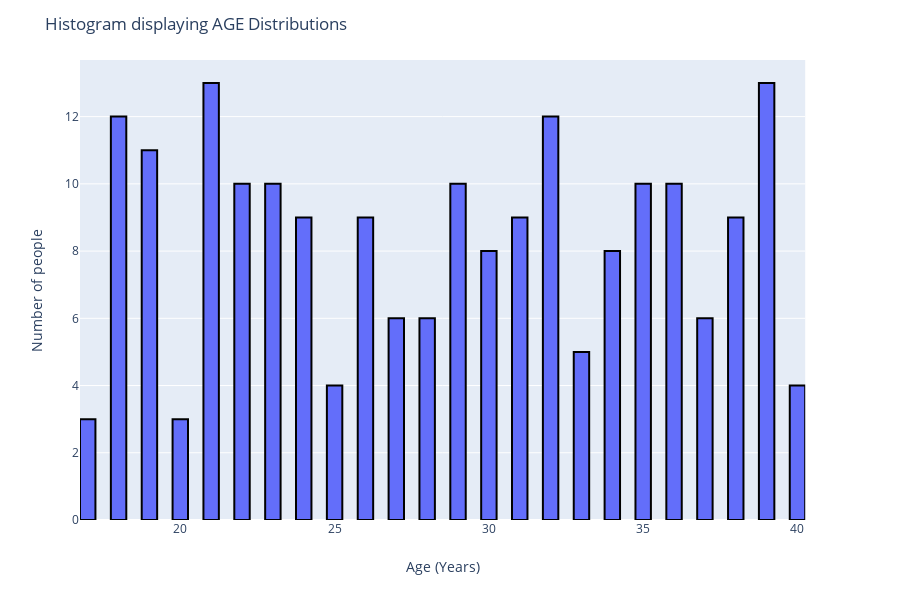

Write notebook code for a chart like this one.
### Markdown cell above
# Variable 2 (Age)

My next variable is age and to complete this section I will specify a range of ages that are between 17 and 40. Similar to variable 1, I have set a set so the numbers would change if the cell was executed on it own. I have also displayed to the screen what the minimum, maximum and median numbers are. 

Once the array is completed I have generated a histogram to display the overall distribution. I have set the nbin size to 50 which created a good amount of white space between the bars. The histogram is interactive and by this I mean that when you place the mouse pointer over one of the bars it will display X which represents the age and count which represents the total number of X that is in the array. For example, the total number of 17's in the array is 13 and the total number of 40's is 6.

### Code cell
''' Generate 200 numbers to represent male(0) and female(1) '''

#np.random.seed(1234567) # Set the random seed so the numbers will stay the same each time the cell is executed
age=np.random.randint(17,41, size=200) # Specify range and set size of array
#print(age) # Print to screen - Testing purpose to check seed worked

# Print the min, max and median age generated from the array
print("The minimum age is :", min(age),"\nThe maximum age is :", max(age),"\nThe median age is  :", np.median(age))

# Create a histogram that is interactive
#fig = go.Figure()
fig = px.histogram(x=age, nbins=50) # Add the array age to be displayed

# Add black line around the bars represented.
fig.data[0].marker.line.width = 2
fig.data[0].marker.line.color = "black"

# Add layout to the histogram
fig.update_layout(
    title="Histogram displaying AGE Distributions",
    xaxis_title="Age (Years)",
    yaxis_title="Number of people",
)
fig.show() # Show

### Figure 1 — Plotly figure (JSON) as saved in the notebook; plotly's stock layout.template omitted (floating-point values rounded to 4 significant figures; data arrays with more than 128 entries replaced by an {"elided": "..."} marker saying what was removed)
{"data": [{"alignmentgroup": "True", "bingroup": "x", "hoverlabel": {"namelength": 0}, "hovertemplate": "x=%{x}<br>count=%{y}", "legendgroup": "", "marker": {"color": "#636efa", "line": {"color": "black", "width": 2}}, "name": "", "nbinsx": 50, "offsetgroup": "", "orientation": "v", "showlegend": false, "type": "histogram", "x": {"elided": "200 int values"}, "xaxis": "x", "yaxis": "y"}], "layout": {"barmode": "relative", "height": 600, "legend": {"tracegroupgap": 0}, "margin": {"t": 60}, "title": {"text": "Histogram displaying AGE Distributions"}, "xaxis": {"anchor": "y", "domain": [0, 0.98], "title": {"text": "Age (Years)"}}, "yaxis": {"anchor": "x", "domain": [0, 1], "title": {"text": "Number of people"}}}}
